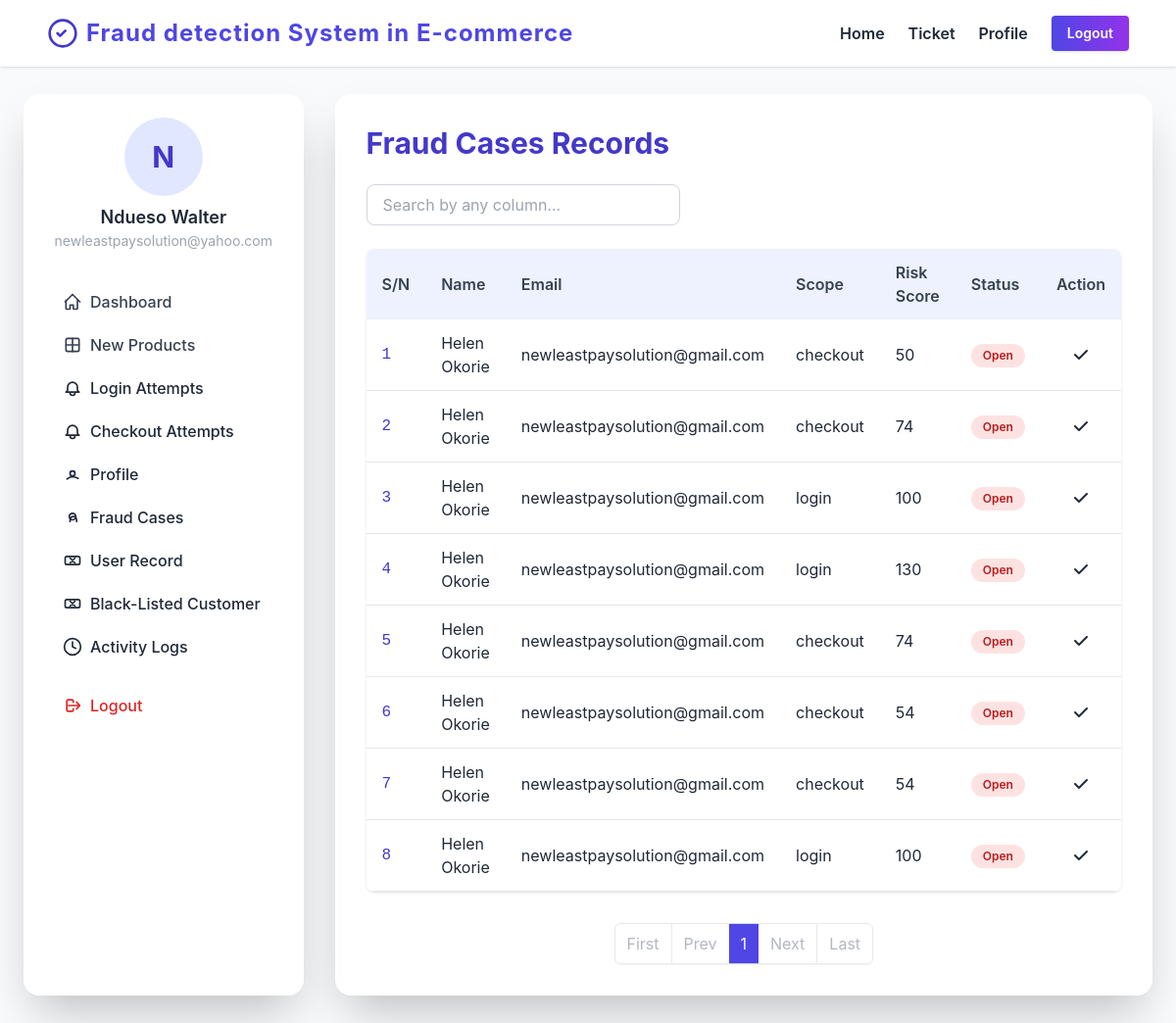
Screenshot of /Admin/fraud-cases-records.php (signed in) with the database file from the repository.
### tables this page shows
CREATE TABLE `users` (
  `id` bigint(20) UNSIGNED NOT NULL,
  `email` varchar(255) NOT NULL,
  `password_hash` char(60) NOT NULL,
  `full_name` varchar(120) NOT NULL,
  `phone` varchar(30) DEFAULT NULL,
  `role` varchar(15) NOT NULL,
  `status` int(1) NOT NULL DEFAULT 1,
  `created_at` timestamp NOT NULL DEFAULT current_timestamp(),
  `updated_at` timestamp NOT NULL DEFAULT current_timestamp() ON UPDATE current_timestamp()
);

CREATE TABLE `fraud_cases` (
  `id` bigint(20) UNSIGNED NOT NULL,
  `scope` text DEFAULT NULL,
  `user_id` bigint(20) UNSIGNED NOT NULL,
  `risk_score` int(11) NOT NULL,
  `status` enum('open','investigating','confirmed_fraud','cleared') DEFAULT 'open',
  `analyst_notes` text DEFAULT NULL,
  `opened_at` timestamp NOT NULL DEFAULT current_timestamp(),
  `closed_at` timestamp NULL DEFAULT NULL
);

### inc/config.php (called while the page is built, shortened)
<?php
include('../database/connect.php');
$user_id = $_SESSION["user_id"];
$stmt = $dbh->query("SELECT * FROM users where id='$user_id'");
$row_user = $stmt->fetch();
?>

### Admin/fraud-cases-records.php (the view, shortened to what this page needs)
<?php
include('../inc/config.php');
$page = isset($_GET['page']) ? max(1, intval($_GET['page'])) : 1;
$limit = 20;
$offset = ($page - 1) * $limit;
$sql = "SELECT fc.id as case_id, fc.scope, fc.user_id, fc.risk_score, fc.status, fc.analyst_notes, fc.opened_at, fc.closed_at,
        u.full_name, u.email, u.phone
        FROM fraud_cases fc
        LEFT JOIN users u ON fc.user_id = u.id
        ORDER BY fc.id DESC
        LIMIT ? OFFSET ?";
$stmt = $conn->prepare($sql);
$stmt->bind_param('ii', $limit, $offset);
$stmt->execute();
$result = $stmt->get_result();
$cases = [];
while ($row = $result->fetch_assoc()) {
    $cases[] = $row;
}
?>
<!DOCTYPE html>
<html lang="en">
<head>
    <?php include('partials/head.php'); ?>
    <link rel="stylesheet" href="https://cdnjs.cloudflare.com/ajax/libs/font-awesome/6.4.2/css/all.min.css">
</head>
<body class="bg-gray-50 text-gray-800">
    <header class="fixed top-0 left-0 w-full bg-white shadow z-50">
        <?php include('partials/navbar.php'); ?>
    </header>
    <section class="min-h-screen flex items-start justify-center pt-24 pb-12">
        <div class="w-full max-w-6xl mx-auto flex flex-col md:flex-row gap-8">
            <aside class="w-full md:w-72 bg-white rounded-2xl shadow-2xl p-6 flex flex-col gap-2 sticky top-28 z-10 md:order-1 order-2 mb-8 md:mb-0">
                <?php include('partials/sidebar.php'); ?>
            </aside>
            <div class="flex-1 bg-white rounded-2xl shadow-2xl p-8 mb-8 md:mb-0 md:order-2 order-1">
                <h2 class="text-3xl font-bold text-indigo-700 mb-6">Fraud Cases Records</h2>
                <div class="mb-6 flex flex-col md:flex-row gap-3 md:gap-4 items-center">
                    <input id="caseSearch" type="text" placeholder="Search by any column..." class="w-full md:w-80 px-4 py-2 rounded-lg border border-gray-300 focus:ring-2 focus:ring-indigo-200 focus:outline-none transition" autocomplete="off" />
                </div>
                <div class="overflow-x-auto rounded-lg shadow">
                    <table class="min-w-full bg-white" id="casesTable">
                        <thead class="bg-indigo-50">
                            <tr>
                                <th class="py-3 px-4 text-left font-semibold text-gray-700">S/N</th>
                                <th class="py-3 px-4 text-left font-semibold text-gray-700">Name</th>
                                <th class="py-3 px-4 text-left font-semibold text-gray-700">Email</th>
                                <th class="py-3 px-4 text-left font-semibold text-gray-700">Scope</th>
                                <th class="py-3 px-4 text-left font-semibold text-gray-700">Risk Score</th>
                                <th class="py-3 px-4 text-left font-semibold text-gray-700">Status</th>
                                <th class="py-3 px-4 text-center font-semibold text-gray-700">Action</th>
                            </tr>
                        </thead>
                        <tbody>
                            <?php if (count($cases) > 0): ?>
                                <?php foreach ($cases as $index => $case): ?>
                                    <tr class="border-b hover:bg-indigo-50 transition">
                                        <td class="py-3 px-4 font-mono text-indigo-700"><?php echo (($page - 1) * $limit) + $index + 1; ?></td>
                                        <td class="py-3 px-4"><?php echo htmlspecialchars($case['full_name']); ?></td>
                                        <td class="py-3 px-4"><?php echo htmlspecialchars($case['email']); ?></td>
                                        <td class="py-3 px-4"><?php echo htmlspecialchars($case['scope']); ?></td>
                                        <td class="py-3 px-4"><?php echo htmlspecialchars($case['risk_score']); ?></td>
                                        <td class="py-3 px-4">
                                            <?php
                                            $status_labels = [
                                                'open' => ['Open', 'bg-red-100 text-red-700'],
                                                'investigating' => ['Investigating', 'bg-yellow-100 text-yellow-700'],
                                                'confirmed_fraud' => ['Confirmed Fraud', 'bg-orange-100 text-orange-700'],
                                                'cleared' => ['Cleared', 'bg-green-100 text-green-700']
                                            ];
                                            $label = $status_labels[$case['status']] ?? ['Unknown', 'bg-gray-100 text-gray-700'];
                                            ?>
                                            <span class="inline-block px-3 py-1 text-xs font-semibold rounded-full <?php echo $label[1]; ?>"><?php echo $label[0]; ?></span>
                                        </td>
                                        <td class="py-3 px-4 text-center">
                                            <?php if ($case['status'] != 'cleared'): ?>
                                                <a href="fraud-cases-records.php?resolve=<?php echo $case['case_id'];?>&page=<?php echo $page;?>" onClick="return resolveCase();">
                                                    <i class="fa fa-check" aria-hidden="true" title="Mark as Cleared"></i>
                                                </a>
                                            <?php endif; ?>
                                        </td>
                                    </tr>
                                <?php endforeach; ?>
                            <?php else: ?>
                                <tr>
                                    <td colspan="11" class="py-6 px-4 text-center text-gray-400">No fraud cases found.</td>
                                </tr>
                            <?php endif; ?>
                        </tbody>
                    </table>
                </div>
                <?php include('partials/pagination.php'); ?>
            </div>
        </div>
    </section>
</body>
</html>

### Admin/partials/sidebar.php
<?php $initial = !empty($row_user['full_name']) ? strtoupper(mb_substr(trim($row_user['full_name']), 0, 1)) : 'N/A'; ?>
<div class="mb-6 flex flex-col items-center">
  <div class="w-20 h-20 rounded-full bg-indigo-100 flex items-center justify-center text-3xl font-bold text-indigo-700 mb-2">
    <?php echo $initial; ?>
  </div>
  <span class="font-semibold text-lg"><?php echo $row_user['full_name'];?></span>
  <span class="text-gray-400 text-sm"><?php echo $row_user['email'];?></span>
</div>
<nav class="flex flex-col gap-1">
  <a href="index.php" class="flex items-center gap-2 px-4 py-2 rounded-lg hover:bg-indigo-50 transition font-medium text-gray-700">
    <svg class="w-5 h-5" fill="none" stroke="currentColor" viewBox="0 0 24 24">
      <path d="M3 12l9-9 9 9M4 10v10a1 1 0 001 1h3a1 1 0 001-1v-4h4v4a1 1 0 001 1h3a1 1 0 001-1V10" stroke-width="2" stroke-linecap="round" stroke-linejoin="round"/>
    </svg>
    Dashboard
  </a>
  <a href="add-products.php" class="flex items-center gap-2 px-4 py-2 rounded-lg hover:bg-indigo-50 transition font-medium text-gray-700">
    <svg class="w-5 h-5" fill="none" stroke="currentColor" viewBox="0 0 24 24">
      <path d="M12 4v16m8-8H4" stroke-width="2" stroke-linecap="round" stroke-linejoin="round"/>
      <rect x="4" y="4" width="16" height="16" rx="2" stroke-width="2" stroke-linecap="round" stroke-linejoin="round"/>
    </svg>
    New Products
  </a>
  <a href="login-attempts.php" class="flex items-center gap-2 px-4 py-2 rounded-lg hover:bg-indigo-50 transition font-medium">
    <svg class="w-5 h-5" fill="none" stroke="currentColor" viewBox="0 0 24 24">
      <path d="M15 17h5l-1.405-1.405A2.032 2.032 0 0118 14.158V11a6 6 0 10-12 0v3.159c0 .538-.214 1.055-.595 1.436L4 17h5m6 0v1a3 3 0 11-6 0v-1m6 0H9" stroke-width="2" stroke-linecap="round" stroke-linejoin="round"/>
    </svg>
    Login Attempts
  </a>
  <a href="checkout-attempts.php" class="flex items-center gap-2 px-4 py-2 rounded-lg hover:bg-indigo-50 transition font-medium">
    <svg class="w-5 h-5" fill="none" stroke="currentColor" viewBox="0 0 24 24">
      <path d="M15 17h5l-1.405-1.405A2.032 2.032 0 0118 14.158V11a6 6 0 10-12 0v3.159c0 .538-.214 1.055-.595 1.436L4 17h5m6 0v1a3 3 0 11-6 0v-1m6 0H9" stroke-width="2" stroke-linecap="round" stroke-linejoin="round"/>
    </svg>
    Checkout Attempts
  </a>
  <a href="profile.php" class="flex items-center gap-2 px-4 py-2 rounded-lg hover:bg-indigo-50 transition font-medium">
    <svg class="w-5 h-5" fill="none" stroke="currentColor" viewBox="0 0 24 24">
      <path d="M5.121 17.804A13.937 13.937 0 0112 15c2.485 0 4.797.755 6.879 2.047M15 11a3 3 0 11-6 0 3 3 0 016 0z" stroke-width="2" stroke-linecap="round" stroke-linejoin="round"/>
    </svg>
    Profile
  </a>
  <a href="fraud-cases-records.php" class="flex items-center gap-2 px-4 py-2 rounded-lg hover:bg-indigo-50 transition font-medium">
    <svg class="w-5 h-5" fill="none" stroke="currentColor" viewBox="0 0 24 24">
      <path d="M9 17v-2a4 4 0 018 0v2M12 7a4 4 0 110 8 4 4 0 010-8z" stroke-width="2" stroke-linecap="round" stroke-linejoin="round"/>
    </svg>
    Fraud Cases
  </a>
  <a href="user-record.php" class="flex items-center gap-2 px-4 py-2 rounded-lg hover:bg-indigo-50 transition font-medium">
    <svg class="w-5 h-5" fill="none" stroke="currentColor" viewBox="0 0 24 24">
      <rect x="3" y="7" width="18" height="10" rx="2" stroke-width="2" stroke-linecap="round" stroke-linejoin="round"/>
      <path d="M9 9l6 6m0-6l-6 6" stroke-width="2" stroke-linecap="round" stroke-linejoin="round"/>
    </svg>
  User Record
  </a>
  <a href="black-listed-users.php" class="flex items-center gap-2 px-4 py-2 rounded-lg hover:bg-indigo-50 transition font-medium">
    <svg class="w-5 h-5" fill="none" stroke="currentColor" viewBox="0 0 24 24">
      <rect x="3" y="7" width="18" height="10" rx="2" stroke-width="2" stroke-linecap="round" stroke-linejoin="round"/>
      <path d="M9 9l6 6m0-6l-6 6" stroke-width="2" stroke-linecap="round" stroke-linejoin="round"/>
    </svg>
    Black-Listed Customer
  </a>
  <a href="activity-logs.php" class="flex items-center gap-2 px-4 py-2 rounded-lg hover:bg-indigo-50 transition font-medium">
    <svg class="w-5 h-5" fill="none" stroke="currentColor" viewBox="0 0 24 24">
      <circle cx="12" cy="12" r="10" stroke-width="2" stroke-linecap="round" stroke-linejoin="round"/>
      <path d="M12 6v6l4 2" stroke-width="2" stroke-linecap="round" stroke-linejoin="round"/>
    </svg>
    Activity Logs
  </a>
  <a href="logout.php" class="flex items-center gap-2 px-4 py-2 rounded-lg hover:bg-red-50 transition font-medium text-red-600 mt-4">
    <svg class="w-5 h-5" fill="none" stroke="currentColor" viewBox="0 0 24 24">
      <path d="M17 16l4-4m0 0l-4-4m4 4H7m6 4v1a2 2 0 01-2 2H7a2 2 0 01-2-2V7a2 2 0 012-2h4a2 2 0 012 2v1" stroke-width="2" stroke-linecap="round" stroke-linejoin="round"/>
    </svg>
    Logout
  </a>
</nav>

### Admin/assets/css/style.css (style rules this page uses)
body { font-family: 'Inter', sans-serif; }

### rows the page displays
users: full_name "N", full_name "Ndueso Walter", email "newleastpaysolution@yahoo.com"
fraud_cases: index "1", user.full_name "Helen Okorie", user.email "newleastpaysolution@gmail.com", scope "checkout", risk_score "50", status "Open"
fraud_cases: index "2", user.full_name "Helen Okorie", user.email "newleastpaysolution@gmail.com", scope "checkout", risk_score "74", status "Open"
fraud_cases: index "3", user.full_name "Helen Okorie", user.email "newleastpaysolution@gmail.com", scope "login", risk_score "100", status "Open"
fraud_cases: index "4", user.full_name "Helen Okorie", user.email "newleastpaysolution@gmail.com", scope "login", risk_score "130", status "Open"
fraud_cases: index "5", user.full_name "Helen Okorie", user.email "newleastpaysolution@gmail.com", scope "checkout", risk_score "74", status "Open"
fraud_cases: index "6", user.full_name "Helen Okorie", user.email "newleastpaysolution@gmail.com", scope "checkout", risk_score "54", status "Open"
fraud_cases: index "7", user.full_name "Helen Okorie", user.email "newleastpaysolution@gmail.com", scope "checkout", risk_score "54", status "Open"
fraud_cases: index "8", user.full_name "Helen Okorie", user.email "newleastpaysolution@gmail.com", scope "login", risk_score "100", status "Open"

### other values shown
$app_name "Fraud detection System in E-commerce"
